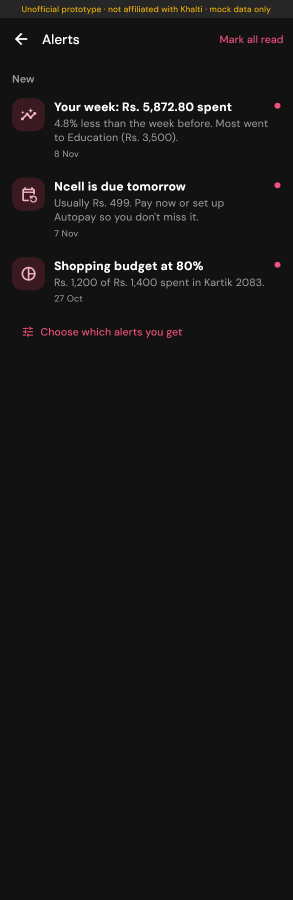
#> input picture app/test/goldens/images/alerts.png, 585 x 1800 px (shown at 1/2 size); its folder holds only this picture in this run
$ python -i motion_reference_finish.py   (imports and definitions only)
#> lines starting #> are read from the running program, lines starting #| are printed output that depends on the picture
"""After `flutter test tool/motion_reference_test.dart`: trims the empty space under the tall
pages and writes contact.png, one sheet with every screen, to ../motion-reference/.

    python tool/motion_reference_finish.py      (needs Pillow; backend/.venv has it)
"""

from __future__ import annotations

from pathlib import Path

from PIL import Image, ImageDraw, ImageFont

OUT = Path(__file__).resolve().parents[2] / "motion-reference"


def trim_bottom(path: Path, margin: int = 96) -> None:
    """Cut the rows under the content that are all the page's background colour."""
#> called with path = '../test/goldens/images/alerts.png', margin = 96
    img = Image.open(path).convert("RGBA")
#> img is the input picture: PIL image 585x1800 RGBA; mean R, G, B, A 22.4, 21.6, 21.5, 255
    w, h = img.size
#> w = 585; h = 1800
    bg = img.getpixel((w // 2, h - 1))
#> bg = (18, 18, 18, 255)
    px = img.load()
    bottom = h - 1
#> bottom = 1799
    while bottom > 0 and all(px[x, bottom] == bg for x in range(0, w, 3)):
        bottom -= 1
#> this loop made 1124 passes
#> bottom on passes 1 to 3: 1798, 1797, 1796
#> after the loop, bottom = 675
    if bottom < h - 1:
        img.crop((0, 0, w, min(h, bottom + margin))).save(path)
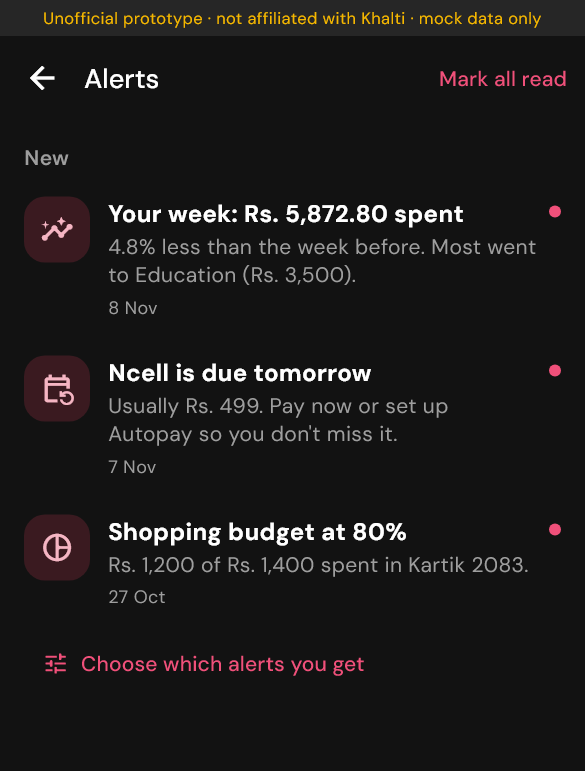
#> saved as alerts.png: PIL image 585x771 RGBA; mean R, G, B, A 28.4, 26.4, 26.1, 255


def contact_sheet() -> None:
    shots = sorted((OUT / "screens").glob("*.png"))
    cols, thumb_w = 6, 360
    thumb_h = round(thumb_w * 2556 / 1179)
    label_h = 44
    rows = (len(shots) + cols - 1) // cols
    sheet = Image.new("RGB", (cols * (thumb_w + 24) + 24, rows * (thumb_h + label_h + 24) + 24))
    draw = ImageDraw.Draw(sheet)
    try:
        font = ImageFont.truetype("arial.ttf", 22)
    except OSError:
        font = ImageFont.load_default()
    for i, shot in enumerate(shots):
        x = 24 + (i % cols) * (thumb_w + 24)
        y = 24 + (i // cols) * (thumb_h + label_h + 24)
        img = Image.open(shot).convert("RGB")
        img.thumbnail((thumb_w, thumb_h))
        sheet.paste(img, (x, y))
        draw.text((x, y + thumb_h + 10), shot.stem, fill=(200, 200, 200), font=font)
    sheet.save(OUT / "contact.png")


# [9 lines not run here, left out]

>>> result = trim_bottom('../test/goldens/images/alerts.png')

$ run again, on app/test/goldens/images/budgets.png
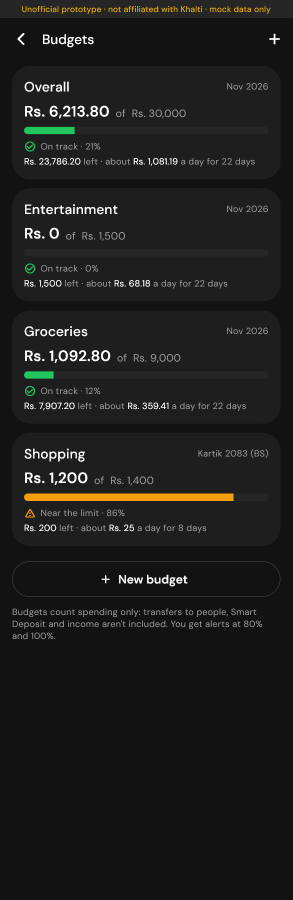
#> input picture app/test/goldens/images/budgets.png, 585 x 1800 px (shown at 1/2 size)
#> in trim_bottom, img is the input picture: PIL image 585x1800 RGBA; mean R, G, B, A 30.1, 29.9, 28.4, 255
#> bg = (18, 18, 18, 255)
#> the loop in trim_bottom, `while bottom > 0 and all(px[x, bottom] == bg for x in range(0, w, 3)):` made 521 passes
#> bottom on passes 1 to 3: 1798, 1797, 1796
#> after the loop in trim_bottom, `while bottom > 0 and all(px[x, bottom] == bg for x in range(0, w, 3)):`: bottom = 1278
#> in trim_bottom, `img.crop((0, 0, w, min(h, bottom + margin))).save(path)`:
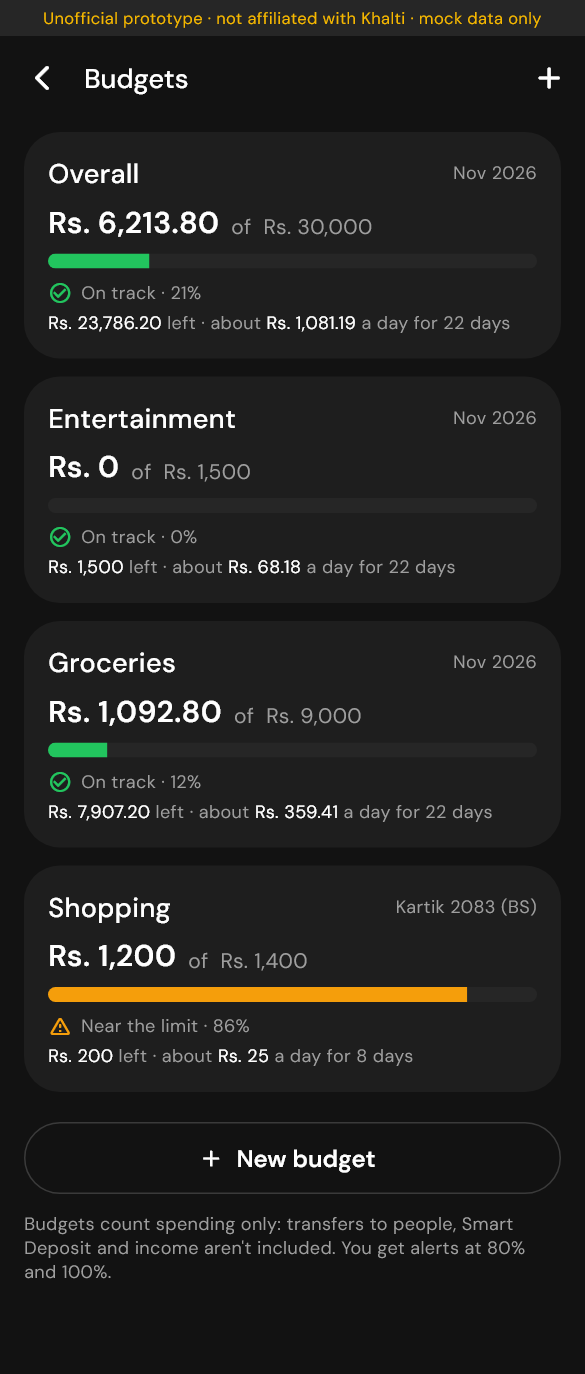
#> saved as budgets.png: PIL image 585x1374 RGBA; mean R, G, B, A 33.8, 33.6, 31.7, 255
